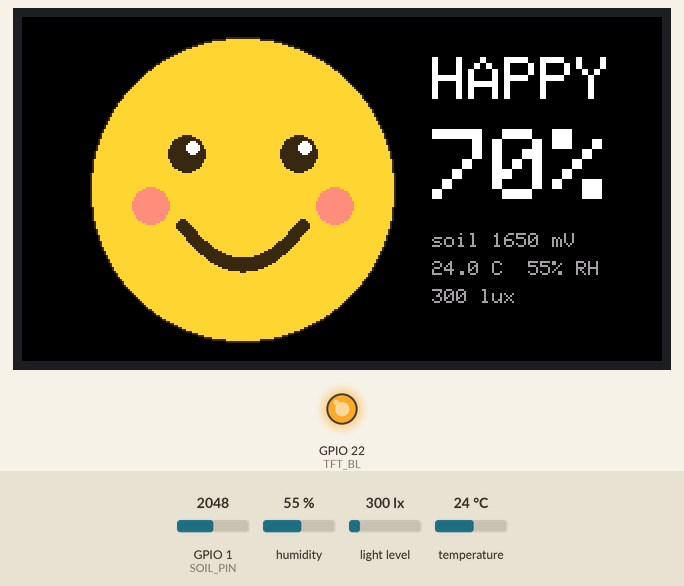
This sketch was run on a simulated ESP32-C6. On the bench: 320×172 colour display, output pins drawn as LEDs (lit = HIGH). Wiring (inferred from the names in the program): BH1750 light sensor at I2C address 0x23; SHT3x sensor at I2C address 0x44. The test bench sets the inputs (shaded band); at power-on: GPIO 1 (SOIL_PIN) = 2048, humidity 55 %, light level 300 lx, temperature 24 °C (analog values on the 0–4095 scale). What the sketch prints to the serial monitor is not drawn.

Above: at 1.3 s.
1.4 s: GPIO 1 (SOIL_PIN) set to 2097
At 3.8 s:
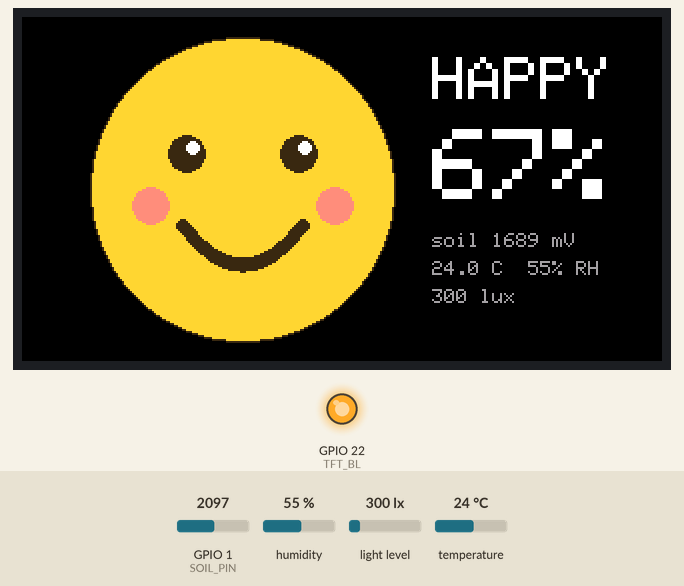
4.3 s: GPIO 1 (SOIL_PIN) set to 2367
At 6.4 s:
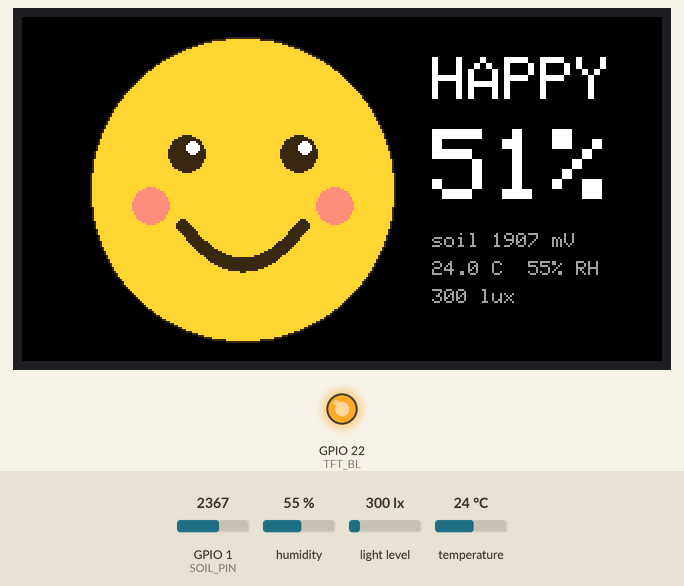
6.7 s: GPIO 1 (SOIL_PIN) set to 2484
At 8.7 s:
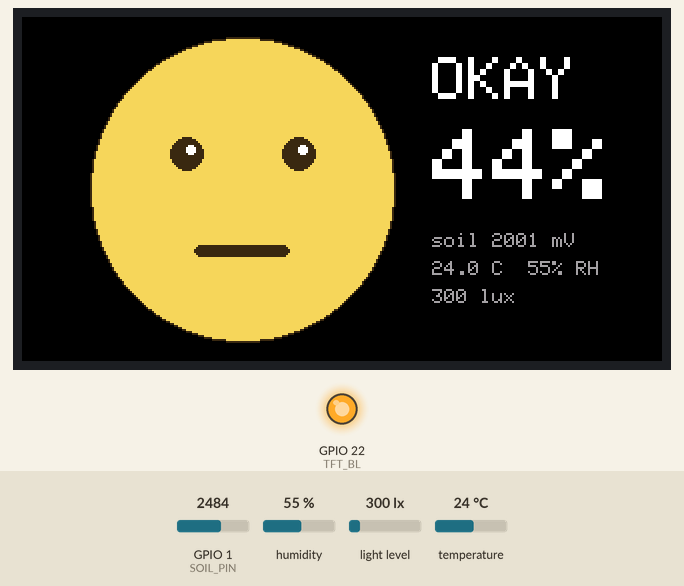
9.0 s: GPIO 1 (SOIL_PIN) set to 2794
At 11.1 s:
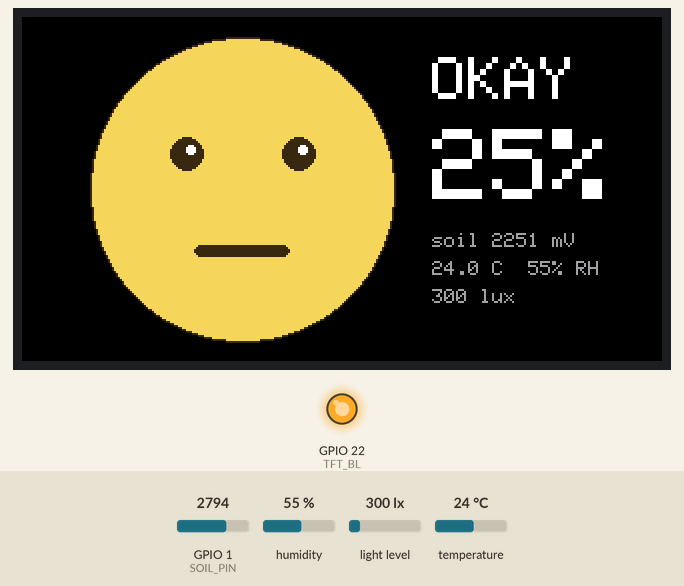
11.4 s: GPIO 1 (SOIL_PIN) set to 2934
At 13.4 s:
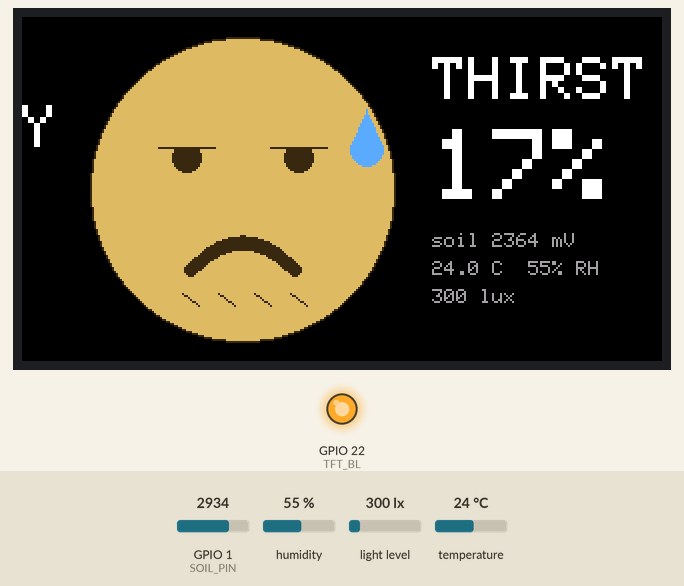
13.7 s: GPIO 1 (SOIL_PIN) set to 1228
At 15.0 s:
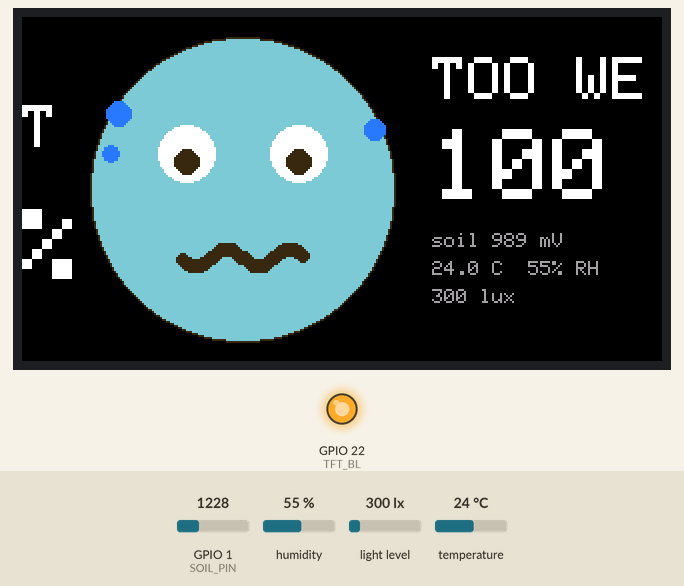
Timing chart, 0 to 16.7 s (numbered marks = the images above; inputs shaded):
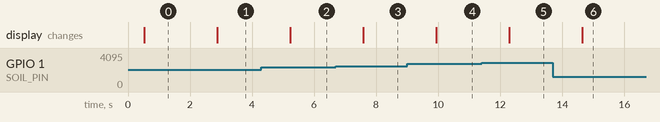

The sketch:

plantiemoji.ino
```cpp
// Plantiemoji-style plant mood face
// Board: Waveshare ESP32-C6-LCD-1.47 (ST7789 172x320), Arduino core esp32 >= 3.0.0
// Library: "GFX Library for Arduino" (moononournation) - NOT yet flashed by the author, see README caveats.
#include <Arduino_GFX_Library.h>
#include <Wire.h>

// ---- Display pins (Waveshare wiki) ----
#define TFT_MOSI 6
#define TFT_SCLK 7
#define TFT_CS   14
#define TFT_DC   15
#define TFT_RST  21
#define TFT_BL   22

// ---- Sensor pins (free header pins) ----
#define SOIL_PIN 1   // GPIO1 = ADC1_CH1
#define I2C_SDA  2
#define I2C_SCL  3

// ---- Calibration: read the serial output, put the probe in air (DRY) and in a glass of water up to the line (WET) ----
#define SOIL_DRY_MV 2600
#define SOIL_WET_MV 1250

Arduino_DataBus *bus = new Arduino_ESP32SPI(TFT_DC, TFT_CS, TFT_SCLK, TFT_MOSI, GFX_NOT_DEFINED);
// 172x320 panel sits in a 240x320 controller: 34px column offset. Rotation 1 = landscape 320x172.
Arduino_GFX *gfx = new Arduino_ST7789(bus, TFT_RST, 1 /*rotation*/, true /*IPS*/, 172, 320, 34, 0, 34, 0);

enum Mood { THIRSTY, OKAY, HAPPY, OVERWATERED };
const char *MOOD_NAME[] = {"THIRSTY", "OKAY", "HAPPY", "TOO WET"};

bool haveBH = false, haveSHT = false;
float lux = NAN, tempC = NAN, rh = NAN;

// ---------- sensors ----------
int readSoilMv() {
  uint32_t sum = 0;
  for (int i = 0; i < 32; i++) { sum += analogReadMilliVolts(SOIL_PIN); delay(2); }
  return sum / 32;
}
int soilPercent(int mv) {
  long p = map(mv, SOIL_DRY_MV, SOIL_WET_MV, 0, 100);
  return constrain(p, 0, 100);
}
bool i2cPresent(uint8_t a) { Wire.beginTransmission(a); return Wire.endTransmission() == 0; }
float readBH1750() {
  Wire.beginTransmission(0x23); Wire.write(0x10); if (Wire.endTransmission()) return NAN; // continuous hi-res
  delay(180);
  if (Wire.requestFrom(0x23, 2) != 2) return NAN;
  uint16_t raw = (Wire.read() << 8) | Wire.read();
  return raw / 1.2f;
}
bool readSHT31(float &t, float &h) {
  Wire.beginTransmission(0x44); Wire.write(0x24); Wire.write(0x00); if (Wire.endTransmission()) return false;
  delay(20);
  if (Wire.requestFrom(0x44, 6) != 6) return false;
  uint8_t b[6]; for (int i = 0; i < 6; i++) b[i] = Wire.read();
  t = -45 + 175.0f * ((b[0] << 8) | b[1]) / 65535.0f;
  h = 100.0f * ((b[3] << 8) | b[4]) / 65535.0f;
  return true;
}

// ---------- mood with hysteresis ----------
Mood moodFor(int pct, Mood cur) {
  const int h = 3; // percent
  int t1 = 25, t2 = 50, t3 = 80;
  switch (cur) { // widen the current band slightly to stop flicker
    case THIRSTY:     t1 += h; break;
    case OKAY:        t1 -= h; t2 += h; break;
    case HAPPY:       t2 -= h; t3 += h; break;
    case OVERWATERED: t3 -= h; break;
  }
  if (pct < t1) return THIRSTY;
  if (pct < t2) return OKAY;
  if (pct < t3) return HAPPY;
  return OVERWATERED;
}

// ---------- drawing ----------
#define C(r,g,b) gfx->color565(r,g,b)
const int CX = 110, CY = 86, R = 76; // face on the left, text panel on the right

void thickCurve(int x0, int x1, int yBase, int depth, int w, uint16_t col) { // parabola, depth>0 = smile
  for (int x = x0; x <= x1; x++) {
    float u = (x - (x0 + x1) / 2.0f) / ((x1 - x0) / 2.0f);
    int y = yBase + (int)(depth * (1 - u * u));
    gfx->fillCircle(x, y, w, col);
  }
}
void eye(int x, int y, int r, uint16_t col) { gfx->fillCircle(x, y, r, col); gfx->fillCircle(x + r / 3, y - r / 3, r / 3, WHITE); }

void drawFace(Mood m, int pct, int mv) {
  gfx->fillScreen(BLACK);
  uint16_t skin = (m == THIRSTY) ? C(222, 184, 100) : (m == OVERWATERED) ? C(120, 200, 215) : (m == OKAY) ? C(240, 215, 90) : C(255, 214, 51);
  uint16_t ink = C(60, 40, 20);
  gfx->fillCircle(CX, CY, R, skin);
  gfx->drawCircle(CX, CY, R, ink);
  int ex = 28, ey = CY - 18;
  switch (m) {
    case HAPPY:
      eye(CX - ex, ey, 9, ink); eye(CX + ex, ey, 9, ink);
      gfx->fillCircle(CX - 46, CY + 8, 9, C(255, 140, 120)); gfx->fillCircle(CX + 46, CY + 8, 9, C(255, 140, 120)); // blush
      thickCurve(CX - 30, CX + 30, CY + 18, 20, 3, ink);
      break;
    case OKAY:
      eye(CX - ex, ey, 8, ink); eye(CX + ex, ey, 8, ink);
      gfx->fillRoundRect(CX - 24, CY + 28, 48, 6, 3, ink);
      break;
    case THIRSTY:
      gfx->fillCircle(CX - ex, ey + 2, 7, ink); gfx->fillCircle(CX + ex, ey + 2, 7, ink);
      gfx->fillRect(CX - ex - 14, ey - 12, 30, 9, skin); gfx->fillRect(CX + ex - 16, ey - 12, 30, 9, skin); // heavy lids
      gfx->drawLine(CX - ex - 14, ey - 3, CX - ex + 14, ey - 3, ink); gfx->drawLine(CX + ex - 14, ey - 3, CX + ex + 14, ey - 3, ink);
      thickCurve(CX - 26, CX + 26, CY + 40, -14, 3, ink);                      // frown
      gfx->fillTriangle(CX + 62, CY - 40, CX + 54, CY - 22, CX + 70, CY - 22, C(90, 170, 255)); gfx->fillCircle(CX + 62, CY - 20, 8, C(90, 170, 255)); // sweat drop
      for (int i = 0; i < 4; i++) gfx->drawLine(CX - 30 + i * 18, CY + 52, CX - 22 + i * 18, CY + 58, ink); // cracks
      break;
    case OVERWATERED:
      gfx->fillCircle(CX - ex, ey, 14, WHITE); gfx->fillCircle(CX + ex, ey, 14, WHITE);
      gfx->fillCircle(CX - ex, ey + 4, 6, ink); gfx->fillCircle(CX + ex, ey + 4, 6, ink);
      for (int x = CX - 30; x <= CX + 30; x++) gfx->fillCircle(x, CY + 34 + (int)(5 * sin((x - CX) / 5.0f)), 3, ink); // wavy mouth
      gfx->fillCircle(CX - 62, CY - 38, 6, C(40, 120, 255)); gfx->fillCircle(CX + 66, CY - 30, 5, C(40, 120, 255));
      gfx->fillCircle(CX - 66, CY - 18, 4, C(40, 120, 255));
      break;
  }
  // text panel
  gfx->setTextColor(WHITE); gfx->setTextSize(3); gfx->setCursor(205, 20); gfx->print(MOOD_NAME[m]);
  gfx->setTextSize(5); gfx->setCursor(205, 56); gfx->printf("%d%%", pct);
  gfx->setTextSize(1); gfx->setTextColor(C(160, 160, 160));
  gfx->setCursor(205, 108); gfx->printf("soil %d mV", mv);
  int y = 122;
  if (!isnan(tempC)) { gfx->setCursor(205, y); gfx->printf("%.1f C  %.0f%% RH", tempC, rh); y += 14; }
  if (!isnan(lux))   { gfx->setCursor(205, y); gfx->printf("%.0f lux", lux); }
}

Mood mood = OKAY;
int lastShownPct = -100;

void setup() {
  Serial.begin(115200);
  pinMode(TFT_BL, OUTPUT); digitalWrite(TFT_BL, HIGH); // lower with analogWrite() if the panel runs hot
  gfx->begin();
  gfx->fillScreen(BLACK);
  analogReadResolution(12);
  analogSetPinAttenuation(SOIL_PIN, ADC_11db);
  Wire.begin(I2C_SDA, I2C_SCL);
  haveBH = i2cPresent(0x23);
  haveSHT = i2cPresent(0x44);
  Serial.printf("BH1750: %d  SHT31: %d\n", haveBH, haveSHT);
}

void loop() {
  int mv = readSoilMv();
  int pct = soilPercent(mv);
  if (haveBH) lux = readBH1750();
  if (haveSHT) readSHT31(tempC, rh);
  Mood next = moodFor(pct, mood);
  Serial.printf("soil=%d mV  moisture=%d%%  mood=%s  lux=%.0f  T=%.1f  RH=%.0f\n", mv, pct, MOOD_NAME[next], lux, tempC, rh);
  if (next != mood || abs(pct - lastShownPct) >= 2) {
    mood = next; lastShownPct = pct;
    drawFace(mood, pct, mv);
  }
  delay(2000);
}
```

Measured:
- the behaviour switches between 2071 and 2072 on GPIO 1 (SOIL_PIN) (found by bisection; images 0 and 1)
- the behaviour switches between 2439 and 2440 on GPIO 1 (SOIL_PIN) (found by bisection; images 2 and 3)
- the behaviour switches between 2859 and 2860 on GPIO 1 (SOIL_PIN) (found by bisection; images 4 and 5)
- after the input at 1.4 s, the display: changes after 1.5 s (image 1)
- after the input at 4.3 s, the display: changes after 0.94 s (image 2)
- after the input at 6.7 s, the display: changes after 0.89 s (image 3)
- after the input at 9.0 s, the display: changes after 0.94 s (image 4)
- after the input at 11.4 s, the display: changes after 0.89 s (image 5)
- after the input at 13.7 s, the display: changes after 0.95 s (image 6)
